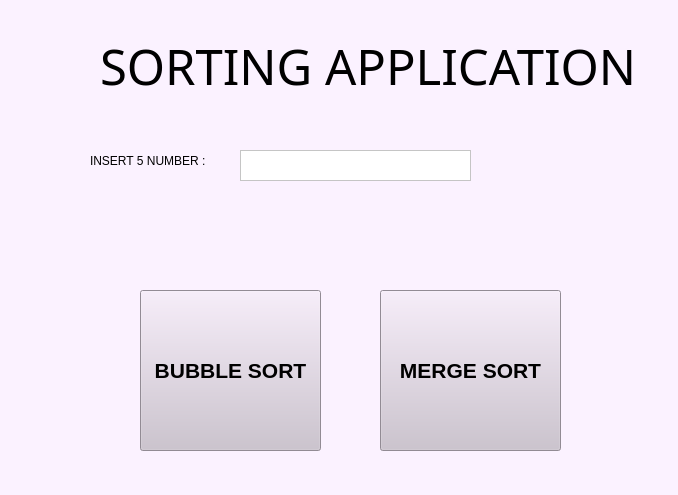
<?xml version="1.0" encoding="UTF-8"?>
<ui version="4.0">
 <class>MainWindow</class>
 <widget class="QMainWindow" name="MainWindow">
  <property name="geometry">
   <rect>
    <x>0</x>
    <y>0</y>
    <width>678</width>
    <height>495</height>
   </rect>
  </property>
  <property name="windowTitle">
   <string>MainWindow</string>
  </property>
  <property name="styleSheet">
   <string notr="true">background-color: rgb(251, 242, 255);</string>
  </property>
  <widget class="QWidget" name="centralwidget">
   <widget class="QLabel" name="label">
    <property name="geometry">
     <rect>
      <x>100</x>
      <y>40</y>
      <width>661</width>
      <height>51</height>
     </rect>
    </property>
    <property name="font">
     <font>
      <family>Berlin Sans FB</family>
      <pointsize>37</pointsize>
     </font>
    </property>
    <property name="styleSheet">
     <string notr="true">color: rgb(0, 0, 0);</string>
    </property>
    <property name="text">
     <string>SORTING APPLICATION</string>
    </property>
   </widget>
   <widget class="QLabel" name="label_2">
    <property name="geometry">
     <rect>
      <x>90</x>
      <y>140</y>
      <width>161</width>
      <height>41</height>
     </rect>
    </property>
    <property name="styleSheet">
     <string notr="true">color: rgb(0, 0, 0);</string>
    </property>
    <property name="text">
     <string>INSERT 5 NUMBER : </string>
    </property>
   </widget>
   <widget class="QPushButton" name="btnBubble">
    <property name="geometry">
     <rect>
      <x>140</x>
      <y>290</y>
      <width>181</width>
      <height>161</height>
     </rect>
    </property>
    <property name="font">
     <font>
      <pointsize>16</pointsize>
      <bold>true</bold>
     </font>
    </property>
    <property name="cursor">
     <cursorShape>PointingHandCursor</cursorShape>
    </property>
    <property name="styleSheet">
     <string notr="true">color: rgb(0, 0, 0);
background-color: rgb(204, 194, 207);
gridline-color: rgb(0, 0, 0);
border-color: rgb(0, 0, 0);</string>
    </property>
    <property name="text">
     <string>BUBBLE SORT</string>
    </property>
   </widget>
   <widget class="QTextEdit" name="txtInsert">
    <property name="geometry">
     <rect>
      <x>240</x>
      <y>150</y>
      <width>231</width>
      <height>31</height>
     </rect>
    </property>
    <property name="styleSheet">
     <string notr="true">
background-color: rgb(255, 255, 255);
color: rgb(0, 0, 0);
border-color: rgb(255, 255, 255);</string>
    </property>
   </widget>
   <widget class="QPushButton" name="btnMerge">
    <property name="geometry">
     <rect>
      <x>380</x>
      <y>290</y>
      <width>181</width>
      <height>161</height>
     </rect>
    </property>
    <property name="font">
     <font>
      <pointsize>16</pointsize>
      <bold>true</bold>
     </font>
    </property>
    <property name="cursor">
     <cursorShape>ArrowCursor</cursorShape>
    </property>
    <property name="styleSheet">
     <string notr="true">color: rgb(0, 0, 0);
background-color: rgb(204, 194, 207);
gridline-color: rgb(0, 0, 0);
border-color: rgb(0, 0, 0);</string>
    </property>
    <property name="text">
     <string>MERGE SORT</string>
    </property>
   </widget>
  </widget>
 </widget>
 <resources/>
 <connections/>
</ui>
